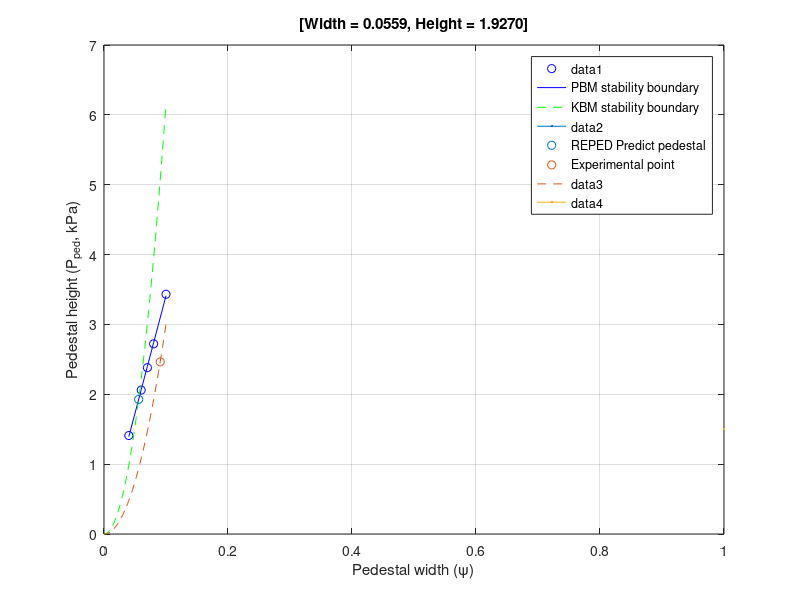

This chart was generated by the following MATLAB code:
press = [1.40967, 2.06065, 2.38105, 2.72221, 3.43164];
width = [0.04, 0.06, 0.07, 0.08, 0.1];
pointx = 0.0559078216088097;
pointy = 1.92702046334115;

exp_pointx = 0.0906619;
exp_pointy = 2.46402;

%% PBM
x1 = width;
y1 = press;
p = polyfit(x1, y1, 1);
a = p(1);  % k
b = p(2);  % b

fprintf('拟合结果: y = %.4fx + %.4f\n', a, b);
y_fit = polyval(p, x1);

% stability points and stability boundary
figure();
plot(x1, y1, 'bo');
hold on;
plot(x1, y_fit, 'b-', 'DisplayName', 'PBM stability boundary');
legend;

grid on;
hold on;
%% KBM
cc = 0.12;
Ipp = 0.4090414e6;  % plasma current, in Ampere
polline = 3.4411625; % length of the poloidal perimeter of the plasma, in m
mu0 = 4.* 3.14159 * 1.e-7;
x2 = linspace(0, 0.1, 51);
betap_ped = (x2/cc).^2;
y2 = 0.5e-3 * betap_ped * mu0 * Ipp^2 / polline^2;

plot(x2, y2, 'g--', 'DisplayName', 'KBM stability boundary',LineWidth=1.5)
hold on;
%% solve
scatter(pointx, pointy, 'r*', 'DisplayName', 'REPED Predict pedestal')
xlabel('Pedestal width (\psi)');
ylabel('Pedestal height (P_{ped}, kPa)');
title_str = sprintf('[Width = %.4f, Height = %.4f]', pointx, pointy);
title(title_str);
%% experimental
scatter(exp_pointx, exp_pointy, 'red', 'DisplayName', 'Experimental point');
%% y3
cc3 = 0.172;
betap_ped3 = (x2/cc3).^2;
y3 = 0.5e-3 * betap_ped3 * mu0 * Ipp^2 / polline^2;
plot(x2, y3, '--',LineWidth=1.5)